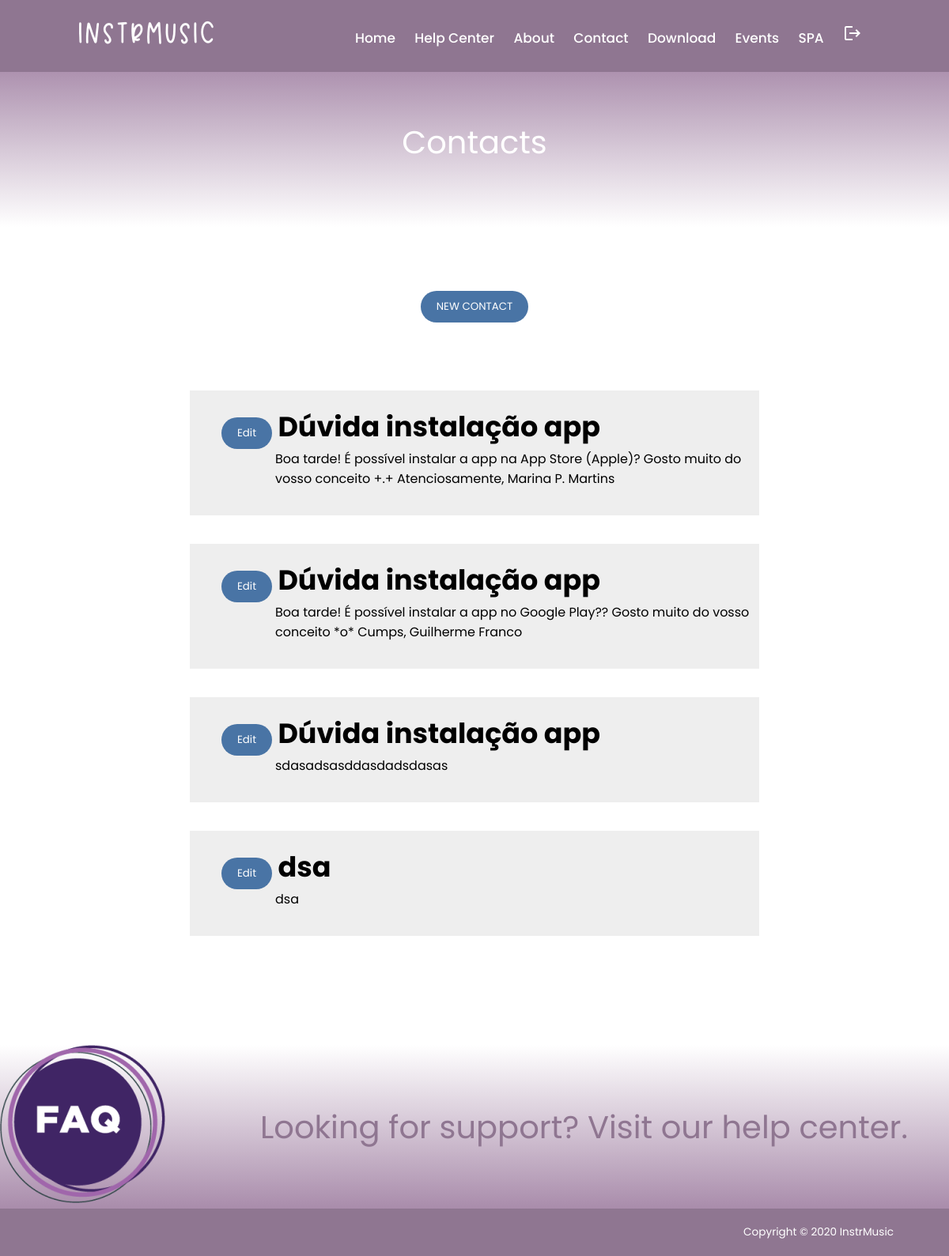
Screenshot of /list_contact (signed in) with the database file from the repository.
### website/models.py (models this page shows, shortened)
class Contact(models.Model):
    name = models.CharField(max_length=30)
    surname = models.CharField(max_length=30)
    cell_number = models.IntegerField()
    birthday = models.DateField(null=True, blank=True)
    email = models.EmailField(max_length=254)
    subject = models.CharField(max_length=60)
    message = models.TextField(max_length=360, default='')
    perm = models.BooleanField(default=False)

### website/views.py (the view)
# urls.py: path('list_contact', views.list_contact_page_view, name='list_contact'),
def list_contact_page_view(request):
    if not request.user.is_authenticated:
        return HttpResponseRedirect(reverse('website:login'))
    context = {'contacts': Contact.objects.all(), 'message': "logged"}
    return render(request, 'website/list_contact.html', context)

### website/templates/website/list_contact.html (shortened to what this page needs)
{% extends 'website/base.html' %}
{% load static %}
{% block main %}
    <article id="subheader">
        Contacts
    </article>
    <article id="sub_subheader">
        <a href="{% url 'website:contact_us' %}">
            <button>NEW CONTACT</button>
        </a>
    </article>
    <article id="contact">
        {% for contact in contacts %}
            <ul style="background-color: #eee; margin-bottom: 5%;">
                    <h2><a href="{% url 'website:edit_contact' contact.id %}">
                        <button>Edit</button>
                    </a>
                        {{ contact.subject }}
                    </h2>
                     <p style="padding-bottom: 5%; padding-left: 10%">{{ contact.message }}</p>
            </ul>
        {% endfor %}
    </article>
{% endblock main %}

### website/static/website/css/estilos.css (style rules this page uses)
* { box-sizing: border-box; font-family: 'Poppins', sans-serif; margin: 0; }
body { display: grid; height: 100vh; grid-template-rows: 80px; grid-template-areas: "header header header header" "main main main main" "footer footer footer footer"; }
#sub_subheader { padding: 50px; text-align: center; grid-area: sub_subheader; font-size: 40px; }
a { text-decoration: none; }
h2 { font-size: 35px; }
input[type=submit], button { margin-top: 5%; width: max-content; color: white; padding: 10px 20px; background: #4974a5; border: 0 none; cursor: pointer; -webkit-border-radius: 30px; border-radius: 30px; }
header ~ main #subheader { padding-top: 70px; text-align: center; grid-area: subheader; background: rgb(255, 255, 255); background: linear-gradient(0deg, rgba(255, 255, 255, 1) 0%, rgba(169, 140, 171, 1) 100%); font-size: 250%; color: white; }

### rows the page displays
Contact: subject "Dúvida instalação app", message "Boa tarde! É possível instalar a app na App Store (Apple)? Gosto muito do vosso conceito +.+ Atenciosamente, Marina P. Martins"
Contact: subject "Dúvida instalação app", message "Boa tarde! É possível instalar a app no Google Play?? Gosto muito do vosso conceito *o* Cumps, Guilherme Franco"
Contact: subject "Dúvida instalação app", message "sdasadsasddasdadsdasas"
Contact: subject "dsa", message "dsa"
